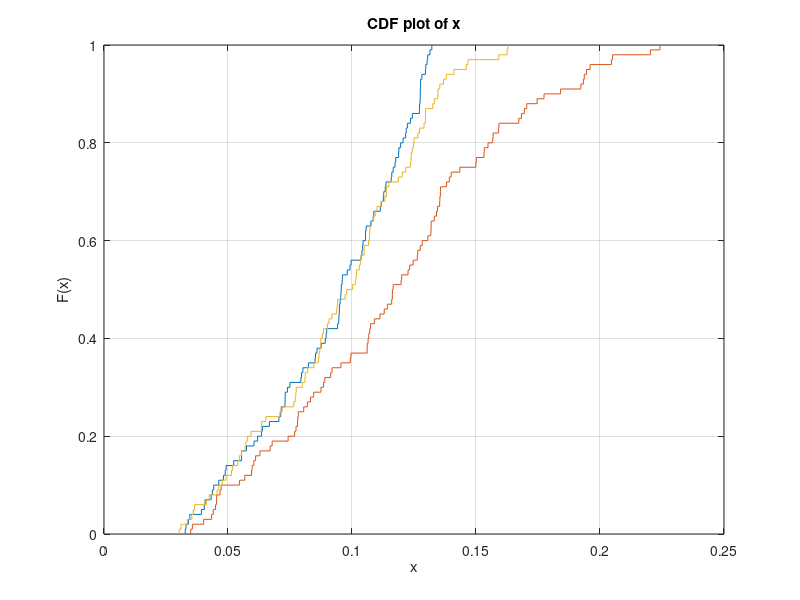

Write the MATLAB code that produced this figure.
R = [0.105436
0.119597
0.116622
0.120600
0.066683
0.118799
0.089212
0.043184
0.127226
0.128184
0.113705
0.057454
0.127181
0.034603
0.104449
0.112801
0.052303
0.121623
0.104300
0.127501
0.073070
0.129627
0.113416
0.127651
0.079365
0.096142
0.094185
0.060464
0.073026
0.108762
0.085283
0.132187
0.089574
0.130265
0.118897
0.107575
0.082428
0.080191
0.124332
0.129745
0.048156
0.063545
0.098077
0.103643
0.105700
0.034022
0.046292
0.071279
0.085894
0.095448
0.089780
0.079634
0.072969
0.111837
0.117629
0.033050
0.127532
0.073960
0.055467
0.099621
0.094649
0.094743
0.032760
0.085074
0.117344
0.127461
0.043669
0.115824
0.112625
0.094886
0.111424
0.094918
0.105423
0.095669
0.122325
0.071450
0.103988
0.095600
0.061937
0.039287
0.070527
0.108530
0.055466
0.044257
0.121857
0.087552
0.096019
0.095230
0.063844
0.048877
0.123578
0.130527
0.040445
0.099180
0.127655
0.116038
0.049228
0.040747
0.131429
0.074964];


G = [0.131922
0.134465
0.133185
0.106795
0.122600
0.126477
0.061135
0.119807
0.139244
0.193291
0.156727
0.153360
0.124654
0.091950
0.126327
0.091407
0.170463
0.040168
0.156914
0.082005
0.135715
0.078123
0.045431
0.077424
0.046794
0.184110
0.159107
0.204615
0.153209
0.089039
0.034959
0.135644
0.194535
0.047239
0.078029
0.106493
0.107476
0.150133
0.159225
0.106147
0.095523
0.196012
0.112994
0.131784
0.083256
0.044070
0.076874
0.134057
0.135432
0.192280
0.062867
0.114241
0.143484
0.056761
0.138129
0.127505
0.035632
0.106097
0.168313
0.139992
0.116279
0.131893
0.116272
0.154840
0.109024
0.193657
0.044936
0.059736
0.174641
0.078359
0.224160
0.074239
0.169499
0.205072
0.149934
0.088511
0.043376
0.123236
0.111288
0.135338
0.054596
0.067790
0.087471
0.084548
0.116604
0.130594
0.177430
0.066992
0.099312
0.167258
0.220353
0.080528
0.059501
0.120022
0.060430
0.116004
0.107158
0.099566
0.128333
0.045383];

S=[0.042403
0.10166
0.103627
0.049202
0.063565
0.129047
0.141127
0.06345
0.077507
0.159226
0.13805
0.110098
0.162532
0.0709
0.065269
0.162866
0.05782
0.091882
0.134634
0.087388
0.046272
0.127287
0.129629
0.113874
0.146742
0.08117
0.071836
0.03542
0.124817
0.036021
0.101334
0.05191
0.125006
0.086413
0.107024
0.053941
0.084592
0.097244
0.108744
0.121689
0.087404
0.093825
0.094199
0.051387
0.107267
0.107119
0.09071
0.113251
0.079954
0.054576
0.132573
0.077056
0.077363
0.041318
0.0554
0.047687
0.124301
0.126582
0.123883
0.094019
0.129566
0.030282
0.113872
0.10939
0.031034
0.129676
0.056896
0.057255
0.133221
0.088517
0.102923
0.101785
0.097847
0.033527
0.14607
0.12022
0.104874
0.136887
0.045597
0.118689
0.114871
0.10666
0.036525
0.104949
0.134625
0.107913
0.059301
0.081026
0.090114
0.086661
0.086999
0.111714
0.103366
0.123538
0.088037
0.100251
0.076504
0.082143
0.123797
0.135403];
 


cdfplot(R);
hold on;
cdfplot(G);
hold on;
cdfplot(S);
hold on